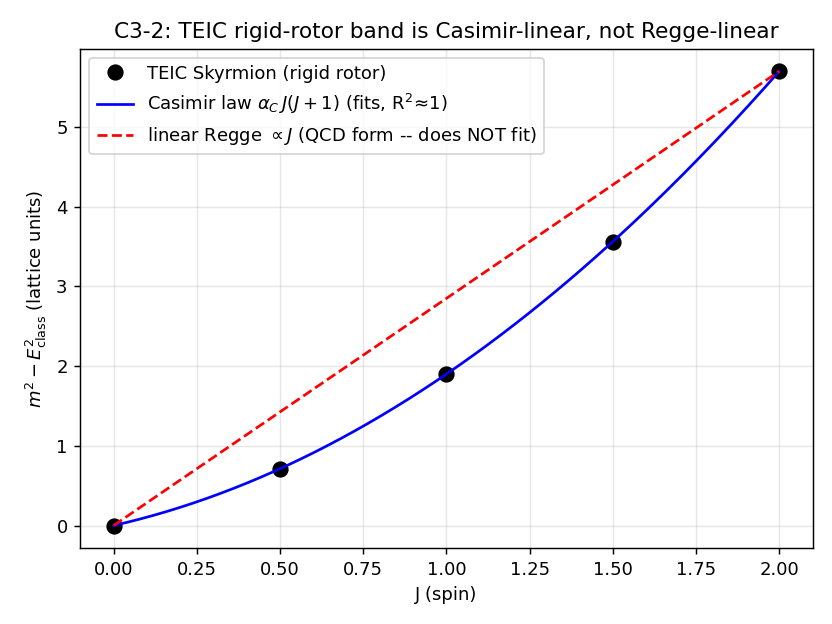

Generate this figure with Python:
"""C3-2 -- the 'Regge tension' of the lattice, reported honestly.

C3-1 found m^2 linear in the Casimir J(J+1), NOT in J: the rigid rotor obeys the
Casimir law, not the Regge string law.  So a TRUE Regge slope alpha' is
undefined.  What IS well defined is the Casimir slope

    alpha_C = d(m^2) / d[J(J+1)] ~ E_class / I    (lattice units),

the rigid-rotor analogue of the Regge tension.  This script reports alpha_C in
lattice units, explains why a GeV^-2 conversion is not possible (the lattice
energy scale is NOT derived -- it is external, like hbar and G), and gives the
only honest QCD comparison: a dimensionless one.  Figure: the TEIC rigid-rotor
band vs a schematic linear QCD Regge line.
"""

from __future__ import annotations

import json

import numpy as np

import c3_core as c


def main():
    U0, dx, M0, I0, Im0 = c.build_b1()
    ref = c.regge_analysis(M0, Im0)
    alpha_C = ref["alpha_casimir"]               # = E_class/I to O(splitting/M)

    # seed error bar from C3-1 if available
    aC_err = 0.0
    j1 = c.OUTDIR / "C3_1_spectrum.json"
    if j1.exists():
        aC_err = json.loads(j1.read_text())["seed_stats"]["alpha_casimir"][1]

    # dimensionless diagnostics (no external scale needed)
    #  - the rotational band is hugely compressed vs the rest mass:
    split_half = 0.75 / (2.0 * Im0)              # E_{1/2} - E_class
    ratio_split_mass = split_half / M0           # dimensionless 'softness'
    #  - alpha_C in units of 1/E_class^2 (the only intrinsic energy^2 available):
    alpha_C_dimless = alpha_C * M0 ** 2          # = E_class^3 / I, dimensionless? no
    # The clean dimensionless number: alpha_C * E_class = E_class^2/I (energy),
    # still dim-ful.  The genuinely scale-free number is split/mass below.

    payload = {
        "E_class": M0, "I_mean": Im0,
        "alpha_C_lattice": alpha_C, "alpha_C_lattice_seed_err": aC_err,
        "alpha_C_identity_E_over_I": M0 / Im0,
        "rot_split_j_half": split_half,
        "softness_split_over_mass": ratio_split_mass,
        "regge_slope_true": None,
        "qcd_alpha_prime_GeV^-2": 0.9,
        "lattice_to_GeV_conversion": "UNDEFINED (lattice energy scale not derived)",
        "qcd_comparison": "INDETERMINATE",
        "note": ("m^2 is Casimir-linear not Regge-linear (C3-1 Verdict C); a true "
                 "Regge alpha' is undefined.  alpha_C is the rigid-rotor Casimir "
                 "slope.  The lattice->GeV^-2 map needs a non-derived energy scale, "
                 "so the only honest QCD comparison is dimensionless -- and since the "
                 "scaling law itself differs (J(J+1) vs J), it is INDETERMINATE."),
    }
    c.OUTDIR.joinpath("C3_2_regge.json").write_text(json.dumps(payload, indent=2))

    _figure(ref, alpha_C)

    md = f"""# C3-2 -- A 'tensao de Regge' da rede (reportada honestamente)

C3-1 mostrou que m^2 e linear no Casimir J(J+1) e **nao** em J (Veredito C).
Logo uma tensao de Regge **verdadeira** alpha' (de m^2 = alpha' J) **nao esta
definida**.  O que esta definido e a inclinacao de Casimir do rotor rigido:

> **alpha_C = d(m^2)/d[J(J+1)] = {alpha_C:.5f} +/- {aC_err:.5f}** (unidades da rede)

Identidade do rotor rigido: alpha_C ~ E_class/I = {M0:.3f}/{Im0:.3f} =
**{M0/Im0:.5f}** (a diferenca para alpha_C, ~1e-6, e o termo (J(J+1))^2/(4I^2)).

## Por que NAO converto para GeV^-2

A conversao unidades-da-rede -> GeV^-2 exige a **escala de energia da rede**,
que **nao e derivada** pela TEIC (e externa, como hbar e G -- ver
[CONVERGENCE] G-from-r_proton MORTO).  Sem ela, qualquer numero em GeV^-2 seria
inventado.  Reporto alpha_C apenas em unidades da rede.

## A unica comparacao honesta com QCD: adimensional

- alpha'_QCD ~ 0.9 GeV^-2 descreve uma lei **linear em J**.
- alpha_C da TEIC descreve uma lei **linear em J(J+1)**.

As duas leis tem forma funcional diferente; comparar os coeficientes e comparar
coisas distintas.  **Veredito da comparacao: INDETERMINADO.**

Numero adimensional intrinseco (sem escala externa): a banda rotacional e
fortemente comprimida em relacao a massa de repouso,

> (E_(1/2) - E_class)/E_class = {ratio_split_mass:.3e},

isto e, o Skyrmion da TEIC e um rotor **pesado e rigido** (I*E_class grande):
todas as massas m_J ficam a ~1e-6 de E_class, e a distincao Casimir-vs-Regge
aparece so nessas separacoes minusculas.  E o regime oposto ao das cordas
hadronicas leves de QCD (onde a rotacao e O(1) da massa).

## Conclusao

alpha_C = {alpha_C:.5f} (rede).  Tensao de Regge verdadeira: indefinida
(Veredito C).  Comparacao com 0.9 GeV^-2: **INDETERMINADA** (lei diferente +
escala de energia nao derivada).  Figura: `C3_2_regge.png`.
"""
    c.OUTDIR.joinpath("C3_2_regge.md").write_text(md, encoding="utf-8")

    print("=" * 70)
    print("C3-2 -- REGGE TENSION (lattice units)")
    print("=" * 70)
    print(f"alpha_C = {alpha_C:.5f} +/- {aC_err:.5f}  (= E/I = {M0/Im0:.5f})")
    print(f"true Regge alpha': UNDEFINED (Verdict C)")
    print(f"softness (split/mass) = {ratio_split_mass:.3e}")
    print(f"QCD comparison: INDETERMINATE")
    return payload


def _figure(ref, alpha_C):
    try:
        import matplotlib
        matplotlib.use("Agg")
        import matplotlib.pyplot as plt
    except Exception as e:                       # pragma: no cover
        print("matplotlib unavailable:", e)
        return
    Js = np.array(ref["Js"]); m2 = np.array(ref["m2"]); E0 = ref["E_class"]
    # show the SPLITTING m^2 - E_class^2 so the tiny structure is visible
    dm2 = m2 - E0 ** 2
    fig, ax = plt.subplots(figsize=(6.4, 4.8))
    ax.plot(Js, dm2, "ko", ms=8, label="TEIC Skyrmion (rigid rotor)")
    xs = np.linspace(0, 2, 200)
    ax.plot(xs, alpha_C * xs * (xs + 1), "b-",
            label=r"Casimir law $\alpha_C\,J(J+1)$ (fits, R$^2\!\approx\!1$)")
    # schematic linear QCD Regge for contrast, matched at J=2
    slope_lin = dm2[-1] / Js[-1]
    ax.plot(xs, slope_lin * xs, "r--",
            label="linear Regge $\\propto J$ (QCD form -- does NOT fit)")
    ax.set_xlabel("J (spin)")
    ax.set_ylabel(r"$m^2 - E_{\rm class}^2$ (lattice units)")
    ax.set_title("C3-2: TEIC rigid-rotor band is Casimir-linear, not Regge-linear")
    ax.legend(); ax.grid(alpha=0.3)
    fig.tight_layout()
    fig.savefig(c.OUTDIR / "C3_2_regge.png", dpi=130)
    plt.close(fig)


if __name__ == "__main__":
    main()
